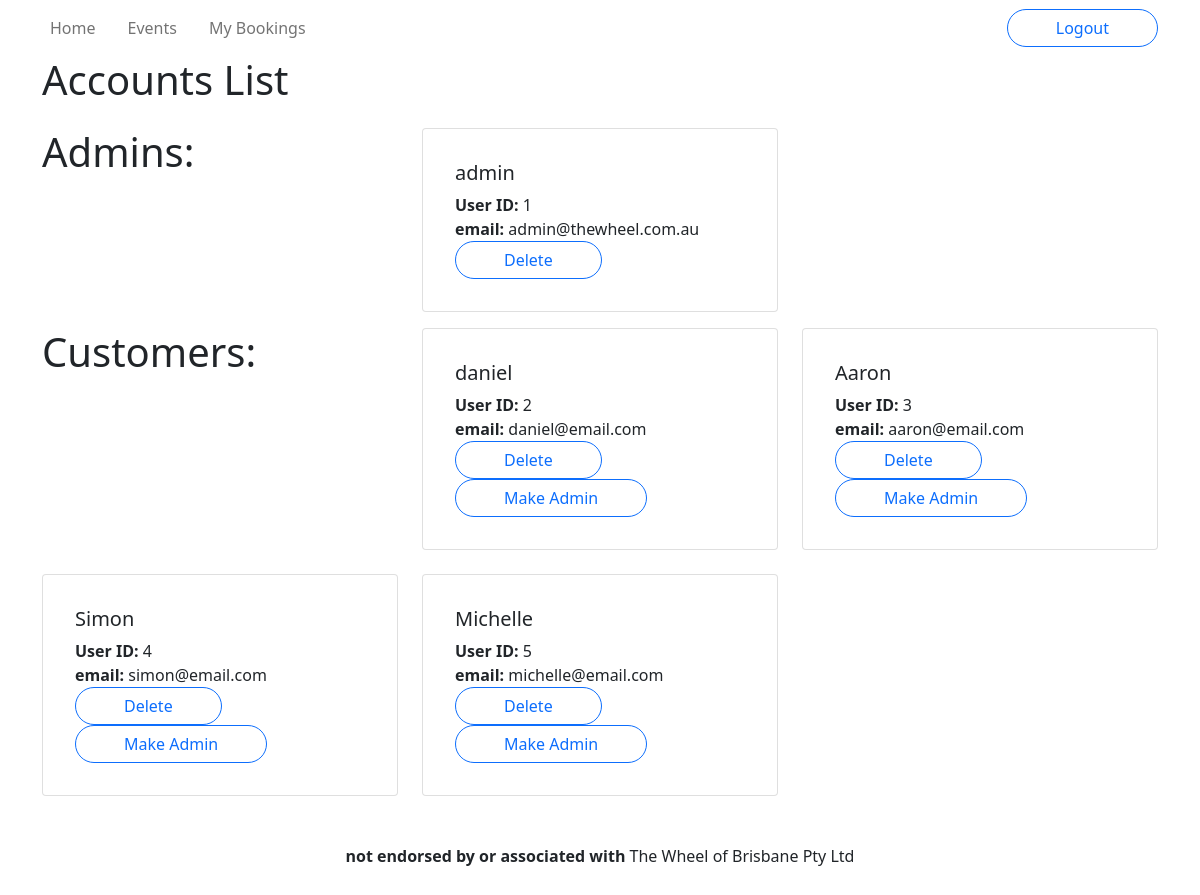
/accounts/ (signed in), run on the app's committed database.
### wheel/models.py (models this page shows, shortened)
class User(db.Model, UserMixin):
    __tablename__ = 'users'
    id = db.Column(db.Integer, primary_key=True)
    name = db.Column(db.String(100), nullable=False)
    email = db.Column(db.String(100), index=True, unique=True, nullable=False)
    password_hash = db.Column(db.String(255), nullable=False)
    type = db.Column(db.Enum('customer','administrator'), nullable=False, default='customer')
    reviews = db.relationship('Review', backref='author')
    bookings = db.relationship('Booking', backref='customer')
    @staticmethod
    def get(id: int):
        return User.query.get(id)
    def is_admin(self):
        return self.type == 'administrator'

### wheel/controllers/accounts.py (the view)
@accounts.route('/')
@login_required
def get():
    users = User.query.all()
    return render_template('accounts.html', users=users)

### wheel/templates/accounts.html (shortened to what this page needs)
{% extends 'base.html' %}
{% block title %}Accounts List{% endblock %}
{% block content %}
<section class="row row-cols-1 row-cols-md-2 row-cols-xl-3 g-4 mb-3">
    <h1>Admins: </h1>
        {% for user in users %}
            {% if user.type == 'administrator' %}
            <div id="{{ user.id }}" class="col">
                <div class="card">
                    <div class="card-body">
                        <div class="card-body">
                            <h5>{{ user.name }}</h5>
                            <div><strong>User ID: </strong>{{ user.id }}</div>
                            <div><strong>email: </strong>{{ user.email }}</div>
                            <div class="col-sm-auto my-auto">
                                <a href="{{ url_for('accounts.delete', id=user.id) }}" class="btn btn-outline-primary rounded-pill px-5">Delete</a>
                            </div>
                        </div>
                    </div>
                </div>
            </div>
            {% endif %}
        {% endfor %}
</section>
<section class="row row-cols-1 row-cols-md-2 row-cols-xl-3 g-4 mb-3">
    <h1>Customers: </h1>
        {% for user in users %}
            {% if user.type == 'customer' %}
            <div id="{{ user.id }}" class="col">
                <div class="card">
                    <div class="card-body">
                        <div class="card-body">
                            <h5>{{ user.name }}</h5>
                            <div><strong>User ID: </strong>{{ user.id }}</div>
                            <div><strong>email: </strong>{{ user.email }}</div>
                            <div class="col-sm-auto my-auto">
                                <a href="{{ url_for('accounts.delete', id=user.id) }}" class="btn btn-outline-primary rounded-pill px-5">Delete</a>
                                <a href="{{ url_for('accounts.admin', id=user.id) }}" class="btn btn-outline-primary rounded-pill px-5">Make Admin</a>
                            </div>
                        </div>
                    </div>
                </div>
            </div>
            {% endif %}
        {% endfor %}
</section>
{% endblock %}

### data on the page
User: name "admin", id "1", email "admin@thewheel.com.au"
User: name "daniel", id "2", email "daniel@email.com"
User: name "Aaron", id "3", email "aaron@email.com"
User: name "Simon", id "4", email "simon@email.com"
User: name "Michelle", id "5", email "michelle@email.com"
